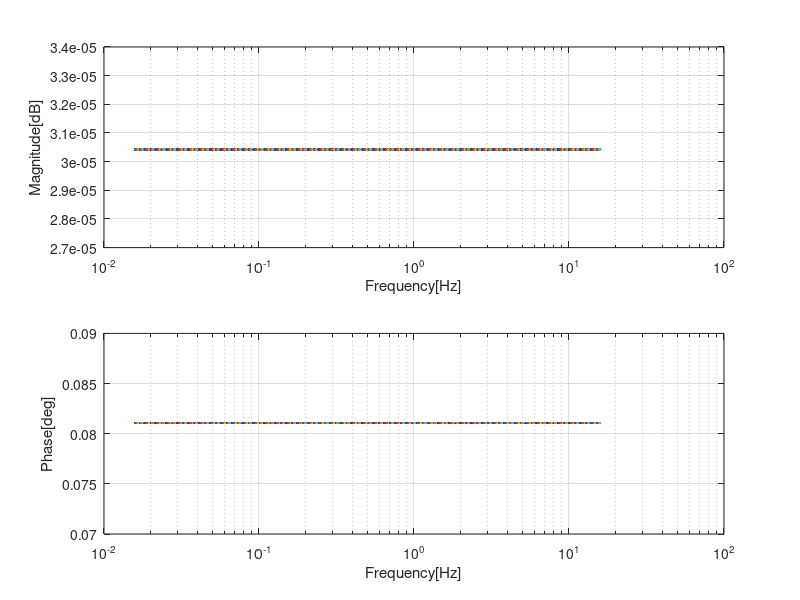
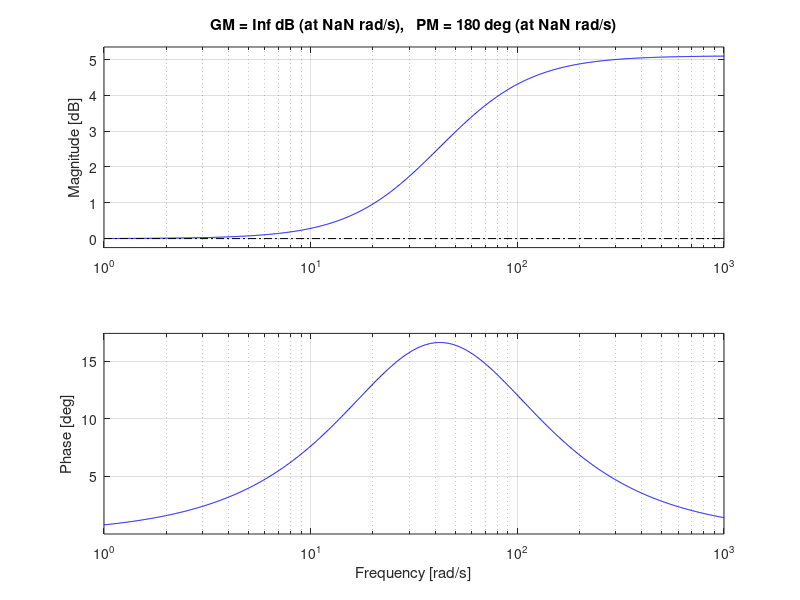

The MATLAB source for these figures, in order:
% Lead Lag Part
%%
clear;
%% a)
f_1 = 5;
f_2 =9;
HC = tf([1/(2*pi*f_1) 1],[1/(2*pi*f_2) 1]);% Choose P and D 
om=logspace(-1,2,300);
[mag,phase,wout]=bode (HC,om);

Magdb=20*log10(mag);
a(1,:)=Magdb(1,1,:);
b(1,:)=phase(1,1,:);

hz1=wout./(2*pi);

figure
subplot(2,1,1)
semilogx (hz1,a);
ylabel ('Magnitude[dB]');
xlabel ('Frequency[Hz]');
grid on;
subplot(2,1,2)
semilogx (hz1,b);
ylabel ('Phase[deg]');
xlabel ('Frequency[Hz]');
grid on;

phase_max = sqrt(f_1*f_2)
%%
figure(2)
margin(HC)